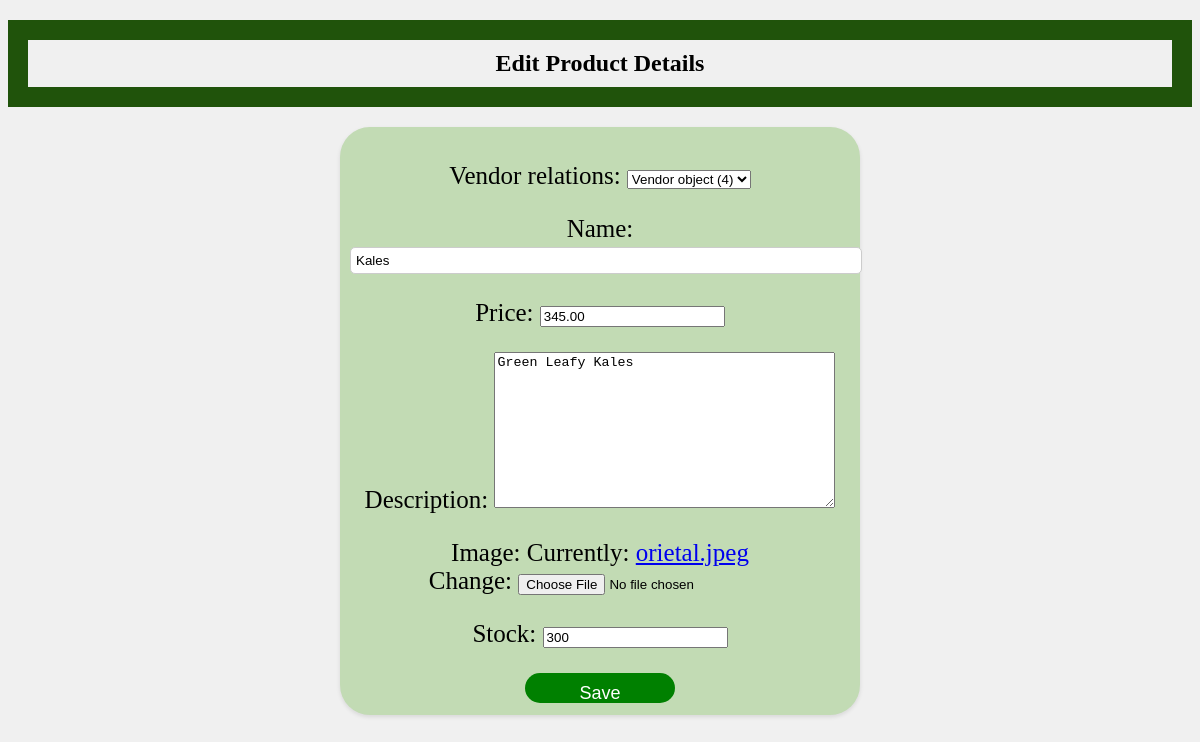
/inventory/products/edit/5/, run on the app's committed database.
### inventory/models.py (models this page shows)
class Product(models.Model):
    vendor_relations = models.ForeignKey(Vendor, null=True, on_delete=models.CASCADE)
    name=models.CharField(max_length=32)
    price=models.DecimalField(max_digits=8,decimal_places=2)
    description=models.TextField()
    image=models.ImageField()
    date_created=models.DateTimeField(auto_now_add=True)
    date_updated=models.DateTimeField(auto_now=True)
    stock=models.PositiveIntegerField()

### inventory/views.py (the view)
# urls.py: path("products/edit/<int:id>/", product_update_view, name="product_update_view"),
def product_update_view(request, id):
      product= Product.objects.get(id=id)
      if request.method == 'POST':
            form = ProductUploadForm(request.POST, instance=product)
            if form.is_valid():
                  form.save()
                  return redirect("product_detail", id= product.id)
      else:
            form = ProductUploadForm(instance=product)
      return render(request, "inventory/edit_product.html",{"form": form})

### inventory/forms.py
class ProductUploadForm(forms.ModelForm):
    class Meta:
        model = Product
        fields = "__all__"

### templates/inventory/edit_product.html (shortened to what this page needs)
<!DOCTYPE html>
<html lang="en">
<head>
    <link rel="stylesheet" href="edit_product.css">
</head>
<body>
    <h2>Edit Product Details </h2>
    <form method=""POST>{%csrf_token%}
        {{form.as_p}}
        <button class="btnSave" type="submit">Save</button>
    </form>
</body>
</html>

### templates/inventory/edit_product.html (style rules this page uses)
h2 { text-align: center; font-size: 24px; border: solid rgb(32, 83, 11) 20px; padding: 10px; margin-bottom: 20px; }
form { text-align: center; font-size: 25px; max-width: 500px; margin: 0 auto; background-color: #c2dbb4; padding: 10px; border-radius: 30px; box-shadow: 0 2px 4px rgba(0, 0, 0, 0.1); }
body { background-color: #f0f0f0; }
.btnSave { background-color: green; color: white; padding: 10px 20px; font-size: 18px; width: 150px; height: 200px; border: none; cursor: cell; border-radius: 20px; height: 30px; transition: background-color 0.3s ease; }
form input[type="text"] { width: 100%; padding: 5px; border: 1px solid #ccc; border-radius: 5px; }

### data on the page
Product: vendor_relations "Vendor object (4)", name "Kales", price "345.00", description "Green Leafy Kales", stock "300"
